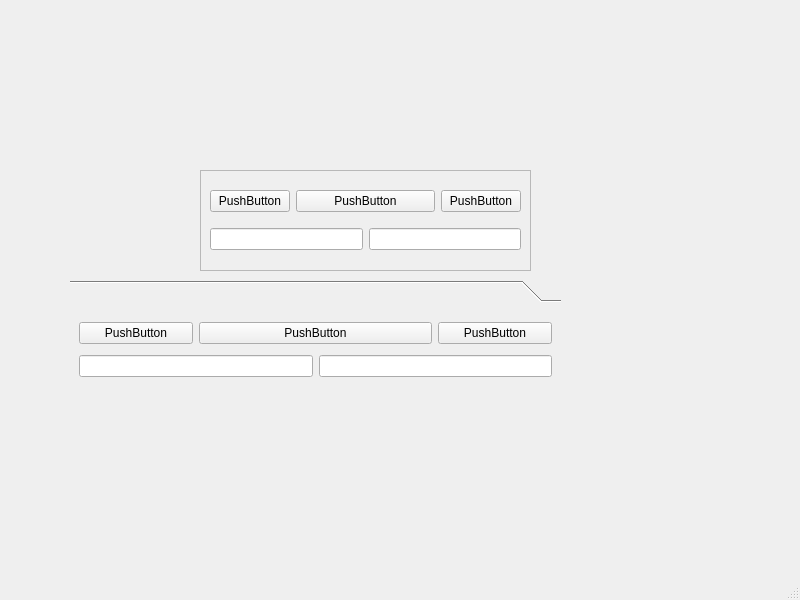
<?xml version="1.0" encoding="UTF-8"?>
<ui version="4.0">
 <class>MainWindow</class>
 <widget class="QMainWindow" name="MainWindow">
  <property name="geometry">
   <rect>
    <x>0</x>
    <y>0</y>
    <width>800</width>
    <height>600</height>
   </rect>
  </property>
  <property name="windowTitle">
   <string>MainWindow</string>
  </property>
  <widget class="QWidget" name="centralwidget">
   <widget class="QFrame" name="frame">
    <property name="geometry">
     <rect>
      <x>200</x>
      <y>170</y>
      <width>331</width>
      <height>101</height>
     </rect>
    </property>
    <property name="frameShape">
     <enum>QFrame::StyledPanel</enum>
    </property>
    <property name="frameShadow">
     <enum>QFrame::Raised</enum>
    </property>
    <layout class="QGridLayout" name="gridLayout">
     <item row="0" column="0">
      <widget class="QPushButton" name="pushButton">
       <property name="text">
        <string>PushButton</string>
       </property>
      </widget>
     </item>
     <item row="0" column="1" colspan="2">
      <widget class="QPushButton" name="pushButton_2">
       <property name="text">
        <string>PushButton</string>
       </property>
      </widget>
     </item>
     <item row="0" column="3">
      <widget class="QPushButton" name="pushButton_3">
       <property name="text">
        <string>PushButton</string>
       </property>
      </widget>
     </item>
     <item row="1" column="0" colspan="2">
      <widget class="QLineEdit" name="lineEdit"/>
     </item>
     <item row="1" column="2" colspan="2">
      <widget class="QLineEdit" name="lineEdit_2"/>
     </item>
    </layout>
   </widget>
   <widget class="QWidget" name="gridLayoutWidget">
    <property name="geometry">
     <rect>
      <x>70</x>
      <y>280</y>
      <width>491</width>
      <height>111</height>
     </rect>
    </property>
    <layout class="QGridLayout" name="gridLayout_2">
     <item row="0" column="0">
      <widget class="QToolBox" name="toolBox_2">
       <widget class="QWidget" name="toolBox_2Page1" native="true">
        <attribute name="label">
         <string/>
        </attribute>
        <layout class="QGridLayout" name="gridLayout_3">
         <item row="0" column="0">
          <widget class="QPushButton" name="pushButton_4">
           <property name="text">
            <string>PushButton</string>
           </property>
          </widget>
         </item>
         <item row="0" column="1" colspan="2">
          <widget class="QPushButton" name="pushButton_5">
           <property name="text">
            <string>PushButton</string>
           </property>
          </widget>
         </item>
         <item row="0" column="3">
          <widget class="QPushButton" name="pushButton_6">
           <property name="text">
            <string>PushButton</string>
           </property>
          </widget>
         </item>
         <item row="1" column="0" colspan="2">
          <widget class="QLineEdit" name="lineEdit_3"/>
         </item>
         <item row="1" column="2" colspan="2">
          <widget class="QLineEdit" name="lineEdit_4"/>
         </item>
        </layout>
       </widget>
      </widget>
     </item>
    </layout>
   </widget>
  </widget>
  <widget class="QMenuBar" name="menubar">
   <property name="geometry">
    <rect>
     <x>0</x>
     <y>0</y>
     <width>800</width>
     <height>23</height>
    </rect>
   </property>
  </widget>
  <widget class="QStatusBar" name="statusbar"/>
 </widget>
 <resources/>
 <connections/>
</ui>
